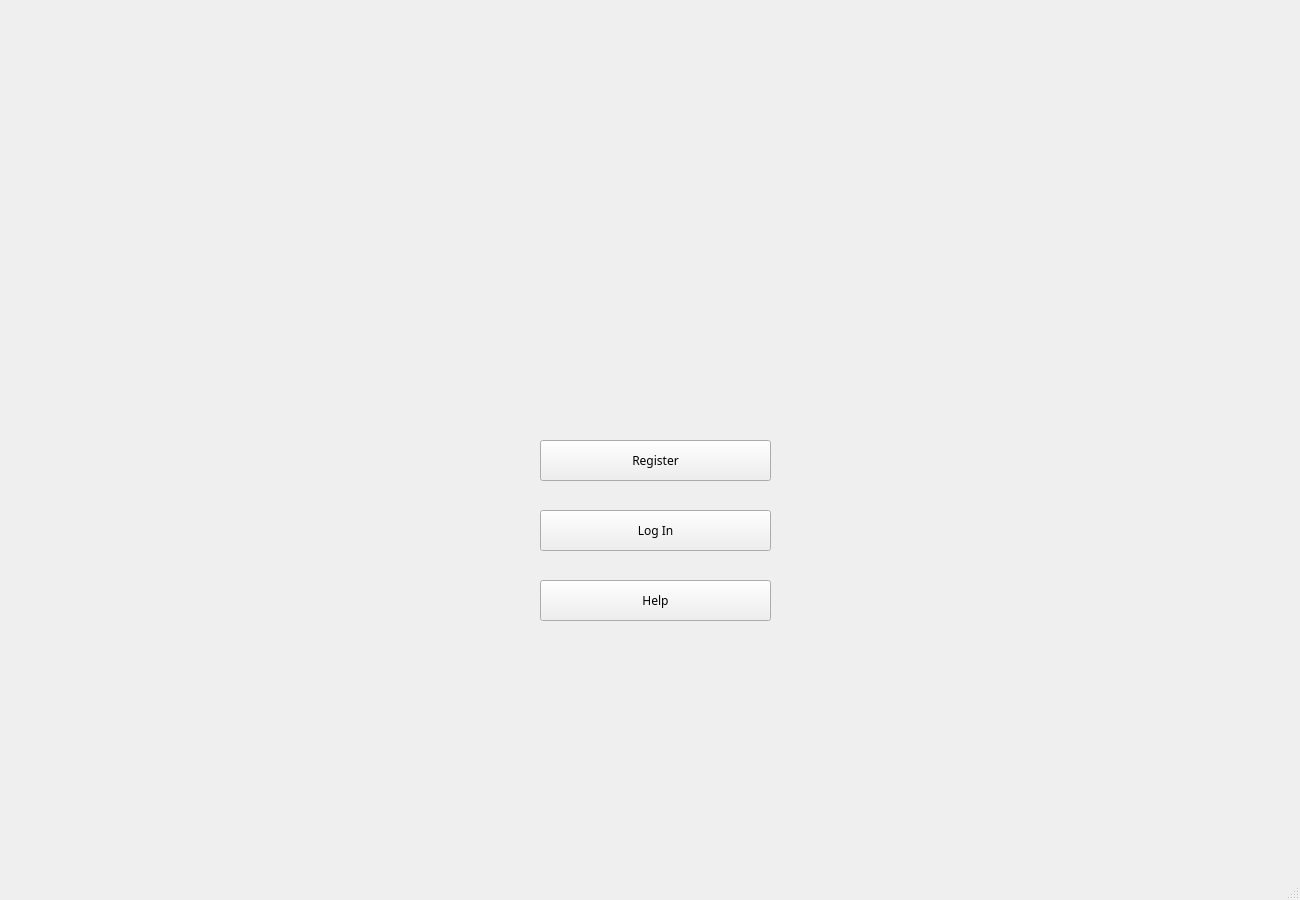
<?xml version="1.0" encoding="UTF-8"?>
<ui version="4.0">
 <class>MainWindow</class>
 <widget class="QMainWindow" name="MainWindow">
  <property name="geometry">
   <rect>
    <x>0</x>
    <y>0</y>
    <width>1300</width>
    <height>900</height>
   </rect>
  </property>
  <property name="windowTitle">
   <string>MainWindow</string>
  </property>
  <widget class="QWidget" name="centralwidget">
   <widget class="QPushButton" name="registerButton">
    <property name="geometry">
     <rect>
      <x>540</x>
      <y>440</y>
      <width>231</width>
      <height>41</height>
     </rect>
    </property>
    <property name="font">
     <font>
      <family>Osaka</family>
      <italic>false</italic>
     </font>
    </property>
    <property name="text">
     <string>Register</string>
    </property>
   </widget>
   <widget class="QPushButton" name="logInButton">
    <property name="geometry">
     <rect>
      <x>540</x>
      <y>510</y>
      <width>231</width>
      <height>41</height>
     </rect>
    </property>
    <property name="font">
     <font>
      <family>Osaka</family>
      <italic>false</italic>
     </font>
    </property>
    <property name="text">
     <string>Log In</string>
    </property>
   </widget>
   <widget class="QPushButton" name="helpButton">
    <property name="geometry">
     <rect>
      <x>540</x>
      <y>580</y>
      <width>231</width>
      <height>41</height>
     </rect>
    </property>
    <property name="font">
     <font>
      <family>Osaka</family>
      <italic>false</italic>
     </font>
    </property>
    <property name="text">
     <string>Help</string>
    </property>
   </widget>
   <widget class="QLabel" name="label">
    <property name="geometry">
     <rect>
      <x>460</x>
      <y>30</y>
      <width>571</width>
      <height>391</height>
     </rect>
    </property>
    <property name="text">
     <string/>
    </property>
    <property name="pixmap">
     <pixmap>images/Logo.png</pixmap>
    </property>
   </widget>
  </widget>
  <widget class="QMenuBar" name="menubar">
   <property name="geometry">
    <rect>
     <x>0</x>
     <y>0</y>
     <width>1300</width>
     <height>22</height>
    </rect>
   </property>
  </widget>
  <widget class="QStatusBar" name="statusbar"/>
 </widget>
 <resources/>
 <connections/>
</ui>
